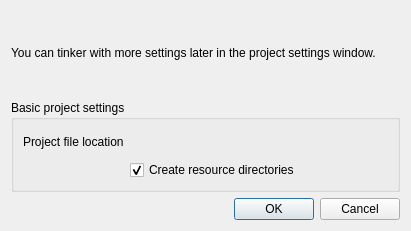
<?xml version="1.0" encoding="UTF-8"?>
<ui version="4.0">
 <class>NewProjectDialog</class>
 <widget class="QDialog" name="NewProjectDialog">
  <property name="geometry">
   <rect>
    <x>0</x>
    <y>0</y>
    <width>411</width>
    <height>231</height>
   </rect>
  </property>
  <property name="windowTitle">
   <string>Create a new project file</string>
  </property>
  <layout class="QVBoxLayout" name="verticalLayout">
   <item>
    <widget class="QLabel" name="helpText">
     <property name="sizePolicy">
      <sizepolicy hsizetype="MinimumExpanding" vsizetype="MinimumExpanding">
       <horstretch>0</horstretch>
       <verstretch>0</verstretch>
      </sizepolicy>
     </property>
     <property name="text">
      <string>You can tinker with more settings later in the project settings window.</string>
     </property>
     <property name="wordWrap">
      <bool>true</bool>
     </property>
    </widget>
   </item>
   <item>
    <widget class="QGroupBox" name="groupBox">
     <property name="title">
      <string>Basic project settings</string>
     </property>
     <property name="flat">
      <bool>false</bool>
     </property>
     <property name="checkable">
      <bool>false</bool>
     </property>
     <layout class="QFormLayout" name="formLayout">
      <property name="fieldGrowthPolicy">
       <enum>QFormLayout::ExpandingFieldsGrow</enum>
      </property>
      <item row="0" column="0">
       <widget class="QLabel" name="projectFilePathLabel">
        <property name="sizePolicy">
         <sizepolicy hsizetype="MinimumExpanding" vsizetype="Fixed">
          <horstretch>0</horstretch>
          <verstretch>0</verstretch>
         </sizepolicy>
        </property>
        <property name="minimumSize">
         <size>
          <width>0</width>
          <height>25</height>
         </size>
        </property>
        <property name="text">
         <string>Project file location</string>
        </property>
       </widget>
      </item>
      <item row="0" column="1">
       <widget class="FileLineEdit" name="projectFilePath" native="true">
        <property name="sizePolicy">
         <sizepolicy hsizetype="MinimumExpanding" vsizetype="Fixed">
          <horstretch>0</horstretch>
          <verstretch>0</verstretch>
         </sizepolicy>
        </property>
        <property name="minimumSize">
         <size>
          <width>0</width>
          <height>25</height>
         </size>
        </property>
       </widget>
      </item>
      <item row="1" column="1">
       <widget class="QCheckBox" name="createResourceDirs">
        <property name="enabled">
         <bool>true</bool>
        </property>
        <property name="autoFillBackground">
         <bool>false</bool>
        </property>
        <property name="text">
         <string>Create resource directories</string>
        </property>
        <property name="checked">
         <bool>true</bool>
        </property>
       </widget>
      </item>
     </layout>
    </widget>
   </item>
   <item>
    <widget class="QDialogButtonBox" name="buttonBox">
     <property name="orientation">
      <enum>Qt::Horizontal</enum>
     </property>
     <property name="standardButtons">
      <set>QDialogButtonBox::Cancel|QDialogButtonBox::Ok</set>
     </property>
    </widget>
   </item>
  </layout>
 </widget>
 <customwidgets>
  <customwidget>
   <class>FileLineEdit</class>
   <extends>QWidget</extends>
   <header>src/ui/widgets/FileLineEdit.h</header>
   <container>1</container>
  </customwidget>
 </customwidgets>
 <resources/>
 <connections>
  <connection>
   <sender>buttonBox</sender>
   <signal>accepted()</signal>
   <receiver>NewProjectDialog</receiver>
   <slot>accept()</slot>
   <hints>
    <hint type="sourcelabel">
     <x>248</x>
     <y>254</y>
    </hint>
    <hint type="destinationlabel">
     <x>157</x>
     <y>274</y>
    </hint>
   </hints>
  </connection>
  <connection>
   <sender>buttonBox</sender>
   <signal>rejected()</signal>
   <receiver>NewProjectDialog</receiver>
   <slot>reject()</slot>
   <hints>
    <hint type="sourcelabel">
     <x>316</x>
     <y>260</y>
    </hint>
    <hint type="destinationlabel">
     <x>286</x>
     <y>274</y>
    </hint>
   </hints>
  </connection>
 </connections>
</ui>
